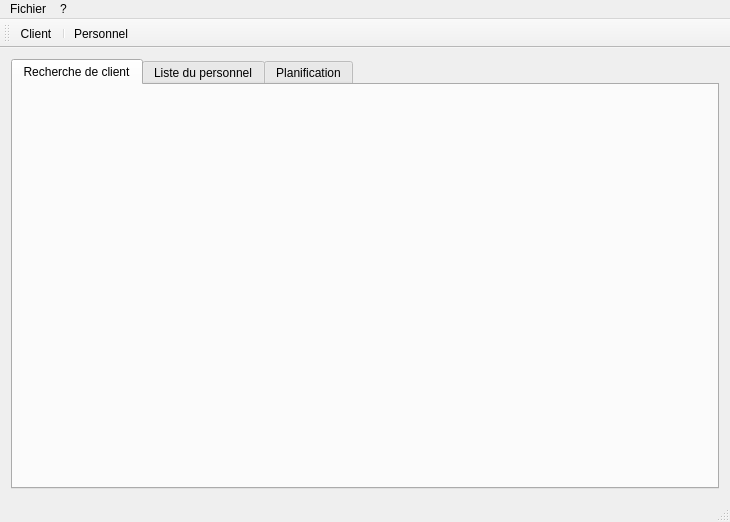
<?xml version="1.0" encoding="UTF-8"?>
<ui version="4.0">
 <class>MainWindow</class>
 <widget class="QMainWindow" name="MainWindow">
  <property name="geometry">
   <rect>
    <x>0</x>
    <y>0</y>
    <width>730</width>
    <height>520</height>
   </rect>
  </property>
  <property name="windowTitle">
   <string>Fenêtre principale</string>
  </property>
  <widget class="QWidget" name="centralWidget">
   <layout class="QVBoxLayout" name="verticalLayout">
    <item>
     <layout class="QVBoxLayout" name="verticalLayout_2">
      <item>
       <widget class="QTabWidget" name="tabWidget">
        <property name="currentIndex">
         <number>0</number>
        </property>
        <widget class="TabClient" name="tabClient">
         <property name="minimumSize">
          <size>
           <width>680</width>
           <height>400</height>
          </size>
         </property>
         <attribute name="title">
          <string>Recherche de client</string>
         </attribute>
        </widget>
        <widget class="TabPersonnel" name="tabPersonnel">
         <attribute name="title">
          <string>Liste du personnel</string>
         </attribute>
        </widget>
        <widget class="QWidget" name="tabPlanification">
         <attribute name="title">
          <string>Planification</string>
         </attribute>
         <layout class="QVBoxLayout" name="verticalLayout_3">
          <item>
           <layout class="QGridLayout" name="gridLayoutPlanification">
            <item row="0" column="0">
             <widget class="QLabel" name="lblRendezvous">
              <property name="text">
               <string>Date de rendez-vous</string>
              </property>
             </widget>
            </item>
            <item row="0" column="1">
             <widget class="QDateEdit" name="deRendezvousplanification"/>
            </item>
            <item row="0" column="2">
             <widget class="QPushButton" name="btnRechercherplanification">
              <property name="text">
               <string>Rechercher</string>
              </property>
             </widget>
            </item>
            <item row="1" column="0" colspan="3">
             <widget class="QTableView" name="tableView"/>
            </item>
           </layout>
          </item>
         </layout>
        </widget>
       </widget>
      </item>
     </layout>
    </item>
   </layout>
  </widget>
  <widget class="QMenuBar" name="menuBar">
   <property name="geometry">
    <rect>
     <x>0</x>
     <y>0</y>
     <width>730</width>
     <height>21</height>
    </rect>
   </property>
   <widget class="QMenu" name="menuFichier">
    <property name="title">
     <string>Fichier</string>
    </property>
    <widget class="QMenu" name="menuAjouter">
     <property name="title">
      <string>Ajouter</string>
     </property>
     <addaction name="actionClient"/>
     <addaction name="actionPersonnel"/>
    </widget>
    <addaction name="menuAjouter"/>
    <addaction name="actionQuitter"/>
   </widget>
   <widget class="QMenu" name="menu">
    <property name="title">
     <string>?</string>
    </property>
    <addaction name="actionA_propos"/>
   </widget>
   <addaction name="menuFichier"/>
   <addaction name="menu"/>
  </widget>
  <widget class="QStatusBar" name="statusBar">
   <property name="cursor">
    <cursorShape>ArrowCursor</cursorShape>
   </property>
   <property name="styleSheet">
    <string notr="true"/>
   </property>
   <property name="inputMethodHints">
    <set>Qt::ImhNone</set>
   </property>
   <property name="sizeGripEnabled">
    <bool>true</bool>
   </property>
  </widget>
  <widget class="QToolBar" name="toolBar">
   <property name="windowTitle">
    <string>toolBar</string>
   </property>
   <attribute name="toolBarArea">
    <enum>TopToolBarArea</enum>
   </attribute>
   <attribute name="toolBarBreak">
    <bool>false</bool>
   </attribute>
   <addaction name="actionClient"/>
   <addaction name="separator"/>
   <addaction name="actionPersonnel"/>
  </widget>
  <action name="actionQuitter">
   <property name="text">
    <string>Quitter</string>
   </property>
  </action>
  <action name="actionA_propos">
   <property name="text">
    <string>A propos</string>
   </property>
  </action>
  <action name="actionClient">
   <property name="icon">
    <iconset resource="logo.qrc">
     <normaloff>:/myLogo/images/logo_client.jpg</normaloff>:/myLogo/images/logo_client.jpg</iconset>
   </property>
   <property name="text">
    <string>Client</string>
   </property>
  </action>
  <action name="actionPersonnel">
   <property name="icon">
    <iconset resource="logo.qrc">
     <normaloff>:/myLogo/images/logo_personnel.png</normaloff>:/myLogo/images/logo_personnel.png</iconset>
   </property>
   <property name="text">
    <string>Personnel</string>
   </property>
  </action>
 </widget>
 <layoutdefault spacing="6" margin="11"/>
 <customwidgets>
  <customwidget>
   <class>TabClient</class>
   <extends>QWidget</extends>
   <header>tabclient.h</header>
   <container>1</container>
  </customwidget>
  <customwidget>
   <class>TabPersonnel</class>
   <extends>QWidget</extends>
   <header>tabpersonnel.h</header>
   <container>1</container>
  </customwidget>
 </customwidgets>
 <resources>
  <include location="logo.qrc"/>
 </resources>
 <connections/>
</ui>
